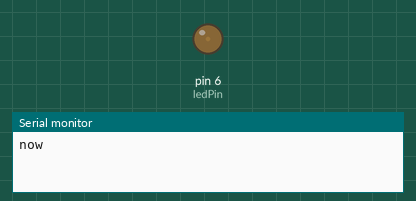
The sketch below on a simulated Arduino Uno, built with avr-gcc and run on an emulated ATmega328P. Shown: output pins drawn as LEDs (lit = HIGH), the last lines printed to the serial monitor.

Above: at 0.05 s.
At 0.95 s:
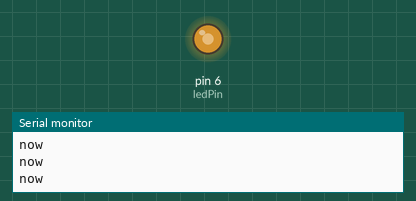
At 1.35 s:
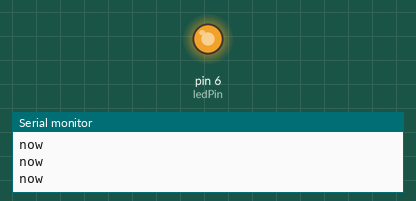
At 2.7 s:
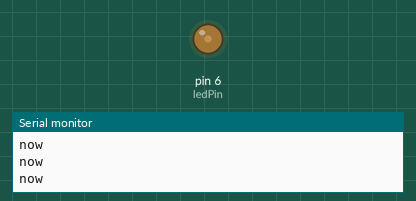
Timing chart, 0 to 7.1 s (numbered marks = the images above):
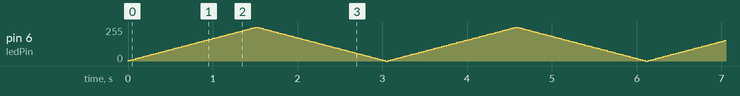

The sketch:

_4_13a_fading_led.ino
```cpp
int brightness=0;
int fadeAmount=5;
int ledPin = 6;


void setup(){
Serial.begin(9600);
pinMode(ledPin,OUTPUT);
}

void loop(){
  brightness= brightness + fadeAmount;
if(brightness >=255 || brightness <= 0){
fadeAmount=-fadeAmount;
}

analogWrite(6,brightness);
delay(30);

Serial.println("now");
//Serial.println(brightness);
}
```
